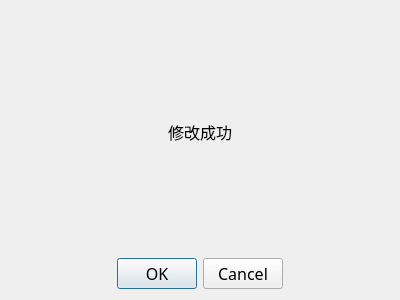
<?xml version="1.0" encoding="UTF-8"?>
<ui version="4.0">
 <class>editSuccess</class>
 <widget class="QDialog" name="editSuccess">
  <property name="geometry">
   <rect>
    <x>0</x>
    <y>0</y>
    <width>400</width>
    <height>300</height>
   </rect>
  </property>
  <property name="font">
   <font>
    <family>微软雅黑</family>
    <pointsize>12</pointsize>
   </font>
  </property>
  <property name="windowTitle">
   <string>Dialog</string>
  </property>
  <layout class="QGridLayout" name="gridLayout">
   <item row="0" column="0">
    <layout class="QHBoxLayout" name="horizontalLayout">
     <item>
      <spacer name="horizontalSpacer">
       <property name="orientation">
        <enum>Qt::Horizontal</enum>
       </property>
       <property name="sizeHint" stdset="0">
        <size>
         <width>40</width>
         <height>20</height>
        </size>
       </property>
      </spacer>
     </item>
     <item>
      <widget class="QLabel" name="label">
       <property name="text">
        <string>修改成功</string>
       </property>
      </widget>
     </item>
     <item>
      <spacer name="horizontalSpacer_2">
       <property name="orientation">
        <enum>Qt::Horizontal</enum>
       </property>
       <property name="sizeHint" stdset="0">
        <size>
         <width>40</width>
         <height>20</height>
        </size>
       </property>
      </spacer>
     </item>
    </layout>
   </item>
   <item row="1" column="0">
    <layout class="QHBoxLayout" name="horizontalLayout_2">
     <item>
      <spacer name="horizontalSpacer_3">
       <property name="orientation">
        <enum>Qt::Horizontal</enum>
       </property>
       <property name="sizeHint" stdset="0">
        <size>
         <width>40</width>
         <height>20</height>
        </size>
       </property>
      </spacer>
     </item>
     <item>
      <widget class="QDialogButtonBox" name="buttonBox">
       <property name="orientation">
        <enum>Qt::Horizontal</enum>
       </property>
       <property name="standardButtons">
        <set>QDialogButtonBox::Cancel|QDialogButtonBox::Ok</set>
       </property>
      </widget>
     </item>
     <item>
      <spacer name="horizontalSpacer_4">
       <property name="orientation">
        <enum>Qt::Horizontal</enum>
       </property>
       <property name="sizeHint" stdset="0">
        <size>
         <width>40</width>
         <height>20</height>
        </size>
       </property>
      </spacer>
     </item>
    </layout>
   </item>
  </layout>
 </widget>
 <resources/>
 <connections>
  <connection>
   <sender>buttonBox</sender>
   <signal>accepted()</signal>
   <receiver>editSuccess</receiver>
   <slot>accept()</slot>
   <hints>
    <hint type="sourcelabel">
     <x>248</x>
     <y>254</y>
    </hint>
    <hint type="destinationlabel">
     <x>157</x>
     <y>274</y>
    </hint>
   </hints>
  </connection>
  <connection>
   <sender>buttonBox</sender>
   <signal>rejected()</signal>
   <receiver>editSuccess</receiver>
   <slot>reject()</slot>
   <hints>
    <hint type="sourcelabel">
     <x>316</x>
     <y>260</y>
    </hint>
    <hint type="destinationlabel">
     <x>286</x>
     <y>274</y>
    </hint>
   </hints>
  </connection>
 </connections>
</ui>
